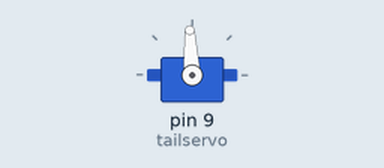
The sketch below on a simulated Arduino Uno, built with avr-gcc and run on an emulated ATmega328P. On the bench: servo. Random numbers use the default seed unless the sketch sets one.

Above: at 0.05 s.
At 0.55 s:
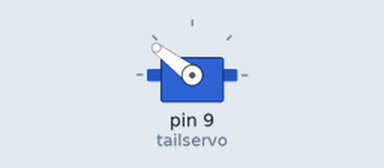
At 1.1 s:
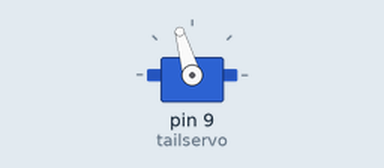
At 2.3 s:
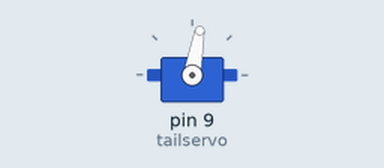
Timing chart, 0 to 5.3 s (numbered marks = the images above):
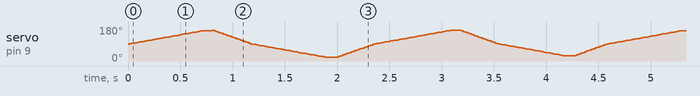

The sketch:

animatronic-tail.ino
```cpp
#include <Servo.h>

Servo tailservo;

int pos = 0 ;
int final = 0;
int final2 = 0;
int time = 0;

void setup()
{
  tailservo.attach(9);
}


void loop()
{
  final = random(160, 165);
  final2 = random(10, 30);
  for (pos = 90; pos < final; pos += 1)
  {
    tailservo.write(pos);
    delay(final / 15);
  }
  delay(final / 2);
  for (pos = final; pos >= 90; pos -= 1)
  {
    tailservo.write(pos);
    delay(final / 30);
  }

  for (pos = 90; pos >= final2; pos -= 1)
  {
    tailservo.write(pos);
    delay(final / 15);
  }
  delay(final / 2);
  for (pos = final2; pos < 90; pos += 1)
  {
    tailservo.write(pos);
    delay(final / 30);
  }
}
```
